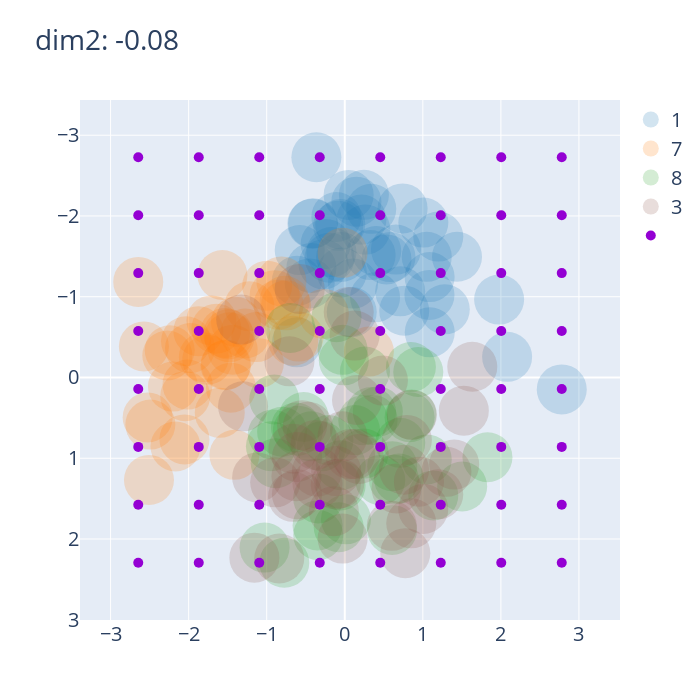

Notebook source saved alongside this figure:
### Markdown cell above
---
以下のように潜在ベクトルを変化させます．
変化させない次元の値は，その次元での平均値を設定してます．

---

### Code cell
# latent codes of test dataset 
trace = []
for i in range(len(numbers)):
    m = latents[labels==numbers[i]]
    _x = m[:, target_dims[0]] 
    _y = m[:, target_dims[1]]
    trace.append(go.Scatter(x=_x, y=_y, mode="markers", name=f"{numbers[i]}", 
                              marker = dict(size=50, opacity=0.2, color=colors[i])))
    
# customized latent codes
m = latents[labels==numbers[i]]
x = target_latents[:,target_dims[0]]
y = target_latents[:,target_dims[1]]
trace.append(go.Scatter(x=x, y=y, mode="markers", name=f"",
                          marker = dict(size=10, color="DarkViolet")))

for i, dim in enumerate(fixed_dims):
    t = f"dim{dim}: {str(np.round(fixed_mean[i], 2))}"
    if i == 0:
        title = t
    else:
        title = title + f", {t}"
layout = go.Layout(yaxis=dict(autorange="reversed"), width=700, height=700, title=title, font=dict(size=20))
data = trace
fig = dict(data=data, layout=layout)
iplot(fig)
